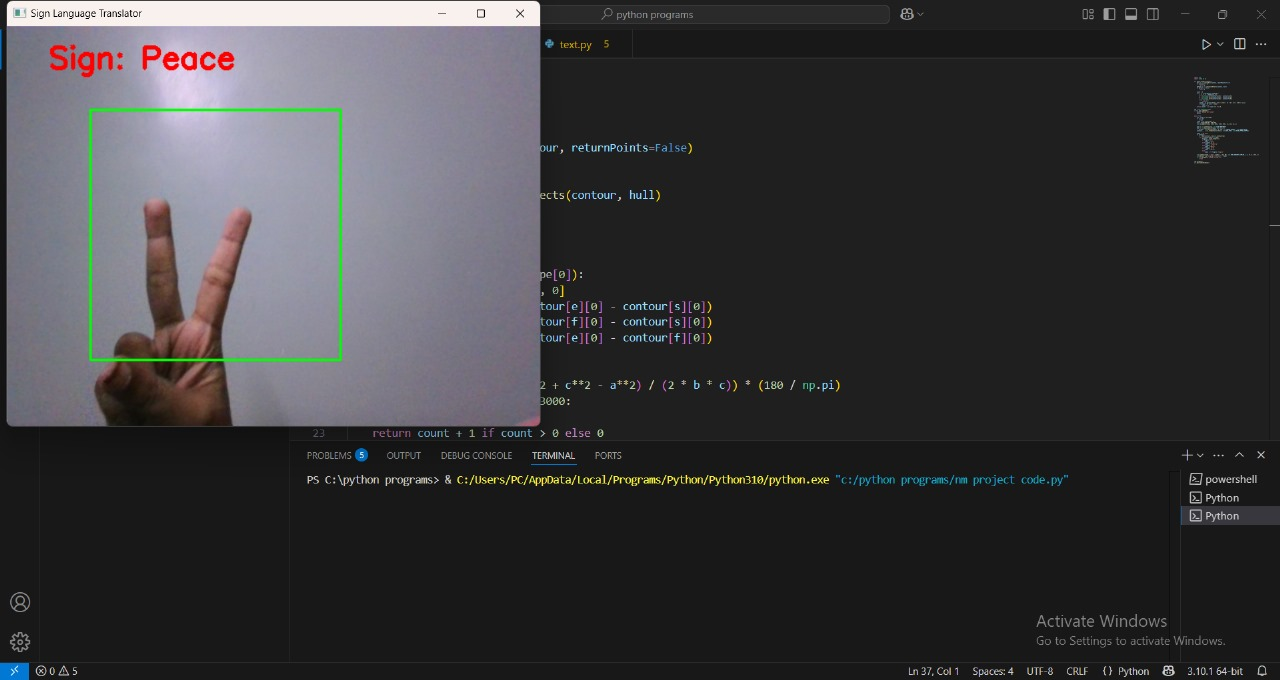
#> input picture Sign.jpg, 1280 x 680 px, given in place of the camera
$ python 'sign language translation.py'
#> lines starting #> are read from the running program, lines starting #| are printed output that depends on the picture; after the words box and inside, x2 and y2 are one past the last pixel; in counts of white or black regions, pixels touching at a corner belong together
import cv2
import numpy as np

def count_fingers(contour):
    hull = cv2.convexHull(contour, returnPoints=False)
    if len(hull) < 3:
        return 0
    defects = cv2.convexityDefects(contour, hull)
    if defects is None:
        return 0

    count = 0
    for i in range(defects.shape[0]):
        s, e, f, d = defects[i, 0]
        a = np.linalg.norm(contour[e][0] - contour[s][0])
        b = np.linalg.norm(contour[f][0] - contour[s][0])
        c = np.linalg.norm(contour[e][0] - contour[f][0])
        if b * c == 0:
            continue
        angle = np.arccos((b**2 + c**2 - a**2) / (2 * b * c)) * (180 / np.pi)
        if angle < 90 and d > 3000:
            count += 1
    return count + 1 if count > 0 else 0

cap = cv2.VideoCapture(0)
if not cap.isOpened():
    print(" Webcam not found")
    exit()

while True:
    ret, frame = cap.read()
#> frame is the input picture: shape (680, 1280, 3); mean B, G, R 60, 57.8, 58.5
    if not ret:
        break
    frame = cv2.flip(frame, 1)
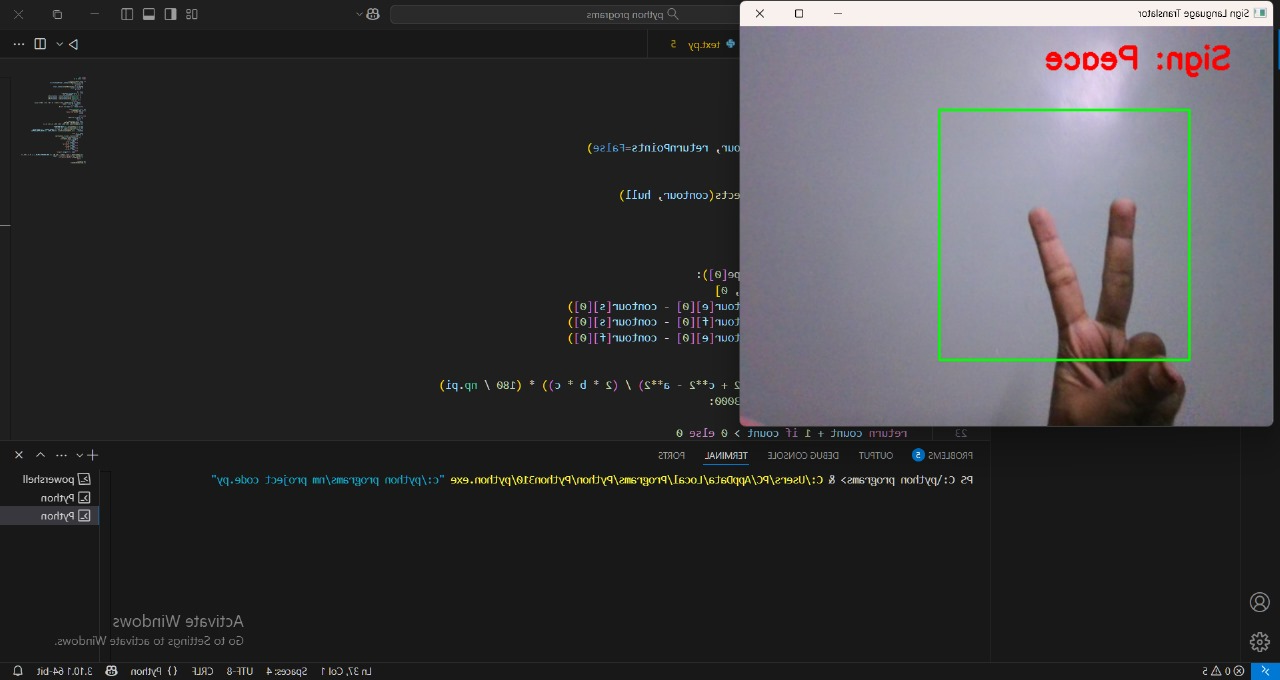
#> frame: shape (680, 1280, 3); mean B, G, R 60, 57.8, 58.5
    roi = frame[100:400, 100:400]
#> roi: shape (300, 300, 3); every value is 31
    cv2.rectangle(frame, (100, 100), (400, 400), (0, 255, 0), 2)
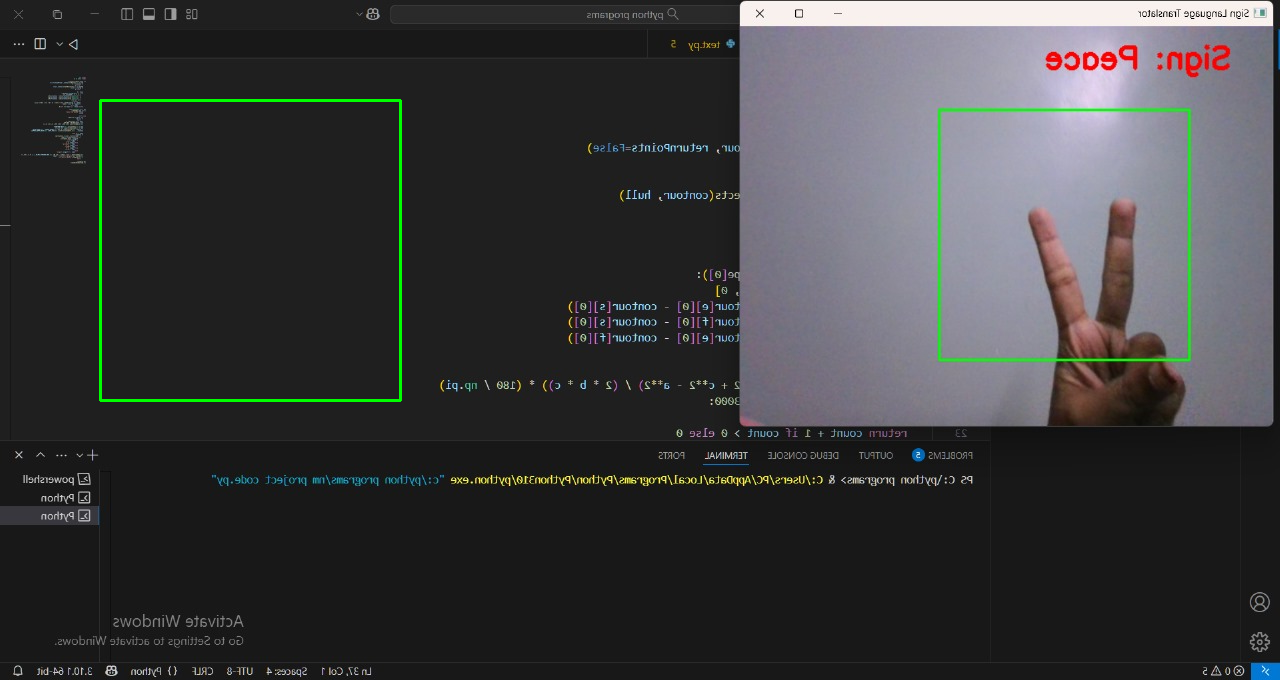
#> frame: shape (680, 1280, 3); 0.41% of pixels changed, all inside (x1, y1, x2, y2) = (99, 99, 402, 402)

    gray = cv2.cvtColor(roi, cv2.COLOR_BGR2GRAY)
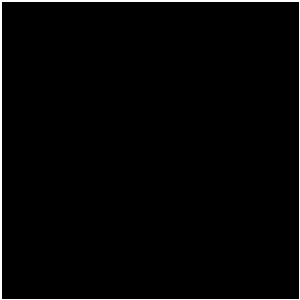
#> gray: shape (300, 300); values 31 (black) and 150 (white), 2% white; 1 white region, box (x1, y1, x2, y2) and area: (0, 0, 300, 300) 1791
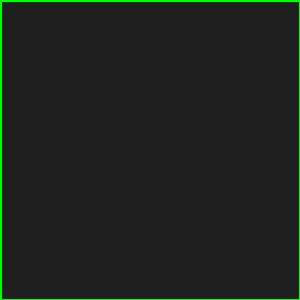
#> roi: shape (300, 300, 3); mean B, G, R 30.4, 35.5, 30.4
    blur = cv2.GaussianBlur(gray, (35, 35), 0)
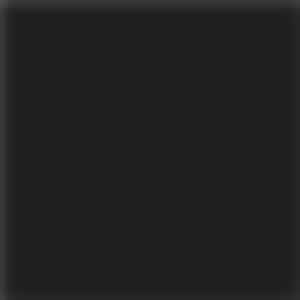
#> blur: shape (300, 300); min 31, max 76, mean 32.7
    _, thresh = cv2.threshold(blur, 0, 255, cv2.THRESH_BINARY + cv2.THRESH_OTSU)
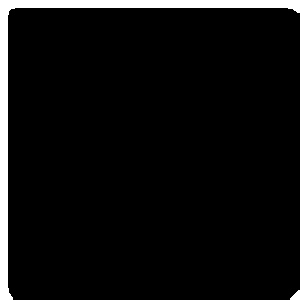
#> thresh: shape (300, 300); 5.4% white; 2 white regions
    contours, _ = cv2.findContours(thresh, cv2.RETR_TREE, cv2.CHAIN_APPROX_SIMPLE)
#> contours = 2 contours; box (x1, y1, x2, y2) and area: (0, 0, 300, 300) 4214, (290, 290, 300, 300) 49

    label = "No hand"
    if contours:
        c = max(contours, key=cv2.contourArea)
#> c = contour of 23 points, box (x1, y1, x2, y2) (0, 0, 300, 300), area 4214
        if cv2.contourArea(c) > 3000:
            fingers = count_fingers(c)
#> in count_fingers, `hull = cv2.convexHull(contour, returnPoints=False)`: hull = [22, 21, 2, 1, 0]
#> in count_fingers, `defects = cv2.convexityDefects(contour, hull)`: defects = [[2, 21, 11, 52858]]
#> the loop in count_fingers, `for i in range(defects.shape[0]):` made 1 pass
#> (s, e, f, d, a, b, c, angle) on pass 1: (2, 21, 11, 52858, 405.9, 288, 291, 89.01)
#> after the loop in count_fingers, `for i in range(defects.shape[0]):`: count = 1
#> fingers = 2
            if fingers == 0:
                label = "Fist"
            elif fingers == 1:
                label = "Thumbs Up"
            elif fingers == 2:
                label = "Peace"
            elif fingers >= 4:
                label = "Hi-Fi"
            else:
                label = f"{fingers} fingers"

    cv2.putText(frame, f'Sign: {label}', (50, 50), cv2.FONT_HERSHEY_SIMPLEX, 1.2, (0, 0, 255), 3)
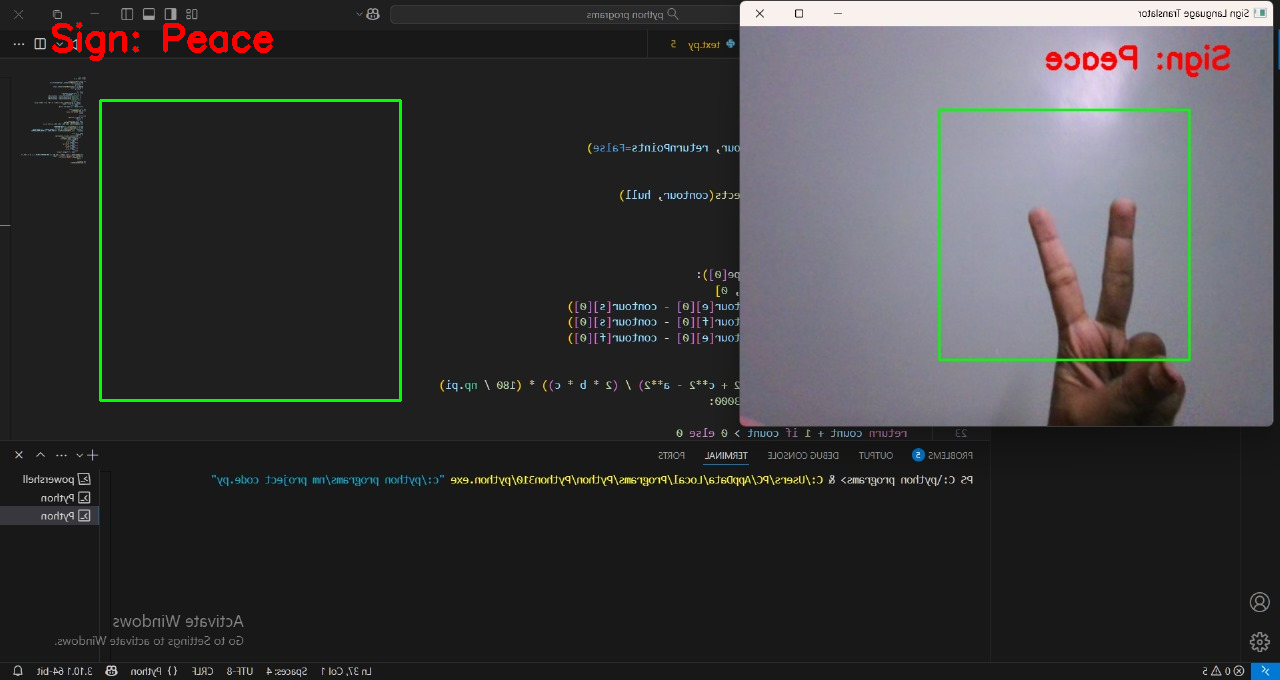
#> frame: shape (680, 1280, 3); 0.29% of pixels changed, all inside (x1, y1, x2, y2) = (52, 22, 273, 61)
    cv2.imshow("Sign Language Translator", frame)
    if cv2.waitKey(1) & 0xFF == ord('q'):
#> (key q is pressed here)
        break

cap.release()
cv2.destroyAllWindows()

$ run again, on crowd.jpg
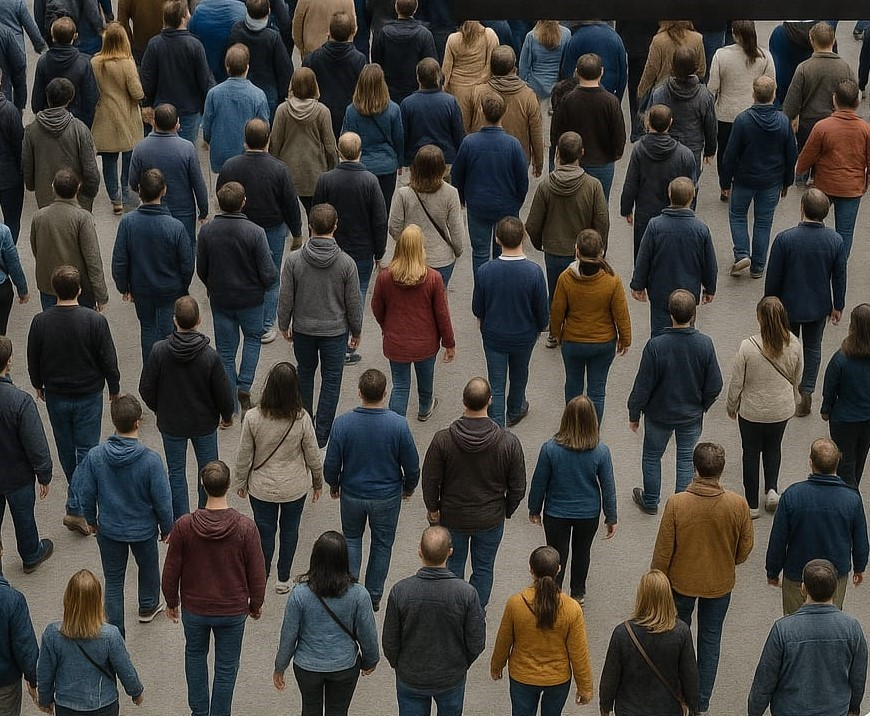
#> input picture crowd.jpg, 870 x 716 px, given in place of the camera
#> frame is the input picture: shape (716, 870, 3); mean B, G, R 60.6, 64.5, 67
#> `_, thresh = cv2.threshold(blur, 0, 255, cv2.THRESH_BINARY + cv2.THRESH..`:
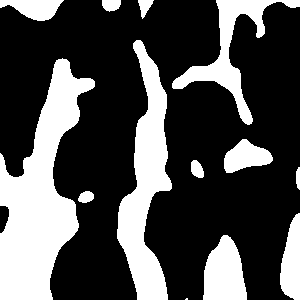
#> thresh: shape (300, 300); 30.2% white; 13 white regions (1 under 20 px)
#> contours = 13 contours, 1 with area under 20; largest, box (x1, y1, x2, y2) and area: (0, 58, 95, 300) 10870, (117, 40, 172, 300) 6454, (172, 0, 300, 125) 3004, (203, 235, 247, 300) 2028, (280, 213, 300, 300) 1176
#> `c = max(contours, key=cv2.contourArea)`: c = contour of 241 points, box (x1, y1, x2, y2) (0, 58, 95, 300), area 10870
#> hull = [239, 221, 220, 219, 139, 137, 105, 104, 83, 4, 2, 0]
#> defects = [[239, 0, 240, 186], [0, 2, 1, 186], [2, 4, 3, 114], [4, 83, 62, 7905], [83, 104, 90, 2304], [105, 137, 124, 2941], [137, 139, 138, 162], [139, 219, 168, 8345], [221, 239, 230, 2560]]
#> the loop in count_fingers, `for i in range(defects.shape[0]):` made 9 passes
#> (s, e, f, d, a, b, c, angle) on passes 1 to 8: (239, 0, 240, 186, 4.12, 3, 1.41, 135), (0, 2, 1, 186, 4.12, 1.41, 3, 135), (2, 4, 3, 114, 2.24, 1.41, 1, 135), (4, 83, 62, 7905, 108.6, 117.4, 31.24, 66.01), (83, 104, 90, 2304, 146, 56.72, 90.45, 165.2), (105, 137, 124, 2941, 73.39, 42.11, 34.83, 144.9), (137, 139, 138, 162, 3.16, 2, 1.41, 135), (139, 219, 168, 8345, 141.9, 65.39, 91.24, 129.2)
#> after the loop in count_fingers, `for i in range(defects.shape[0]):`: count = 1
#> fingers = 2
#> `cv2.putText(frame, f'Sign: {label}', (50, 50), cv2.FONT_HERSHEY_SIMPLE..`:
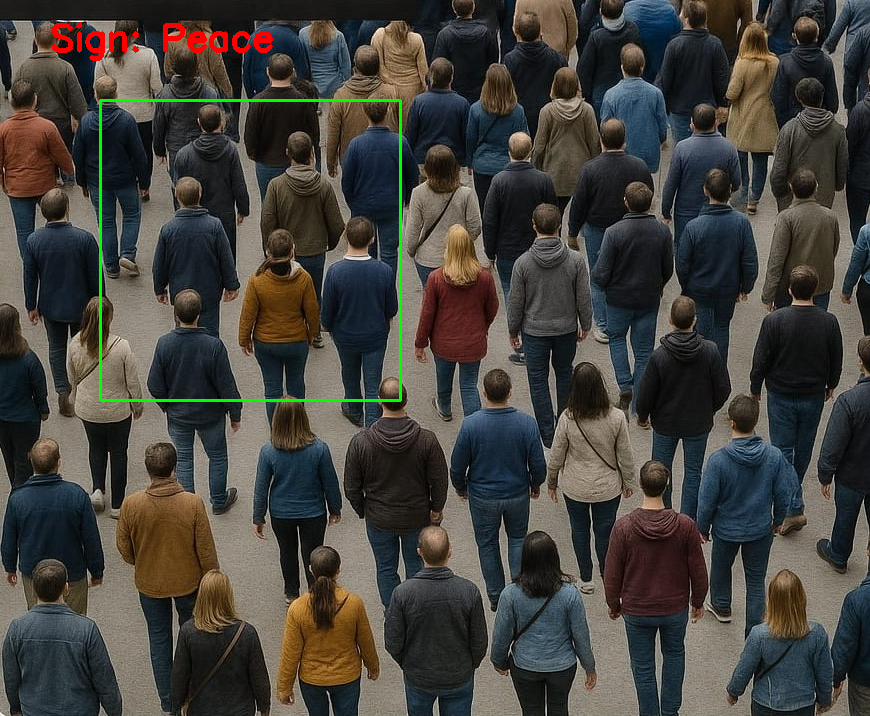
#> frame: shape (716, 870, 3); mean B, G, R 60, 65.4, 67.3
